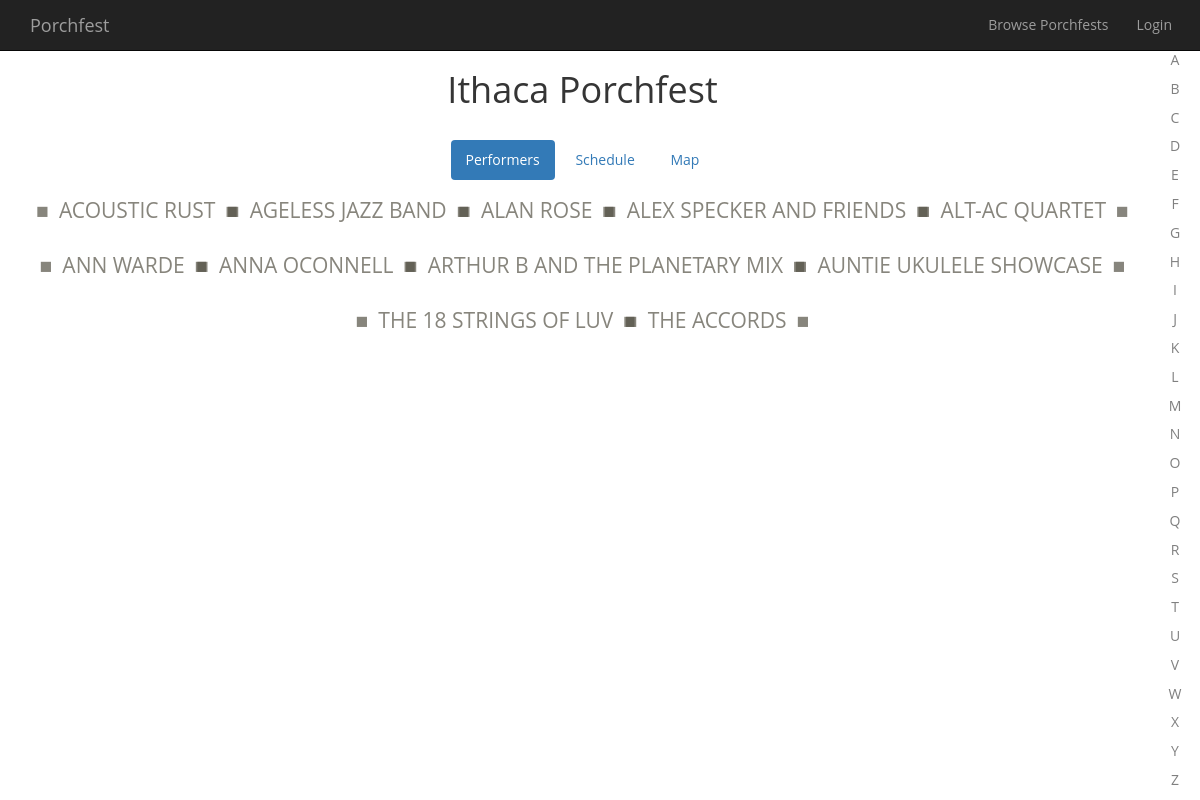
The app's page /singleporchfest.php, older data.
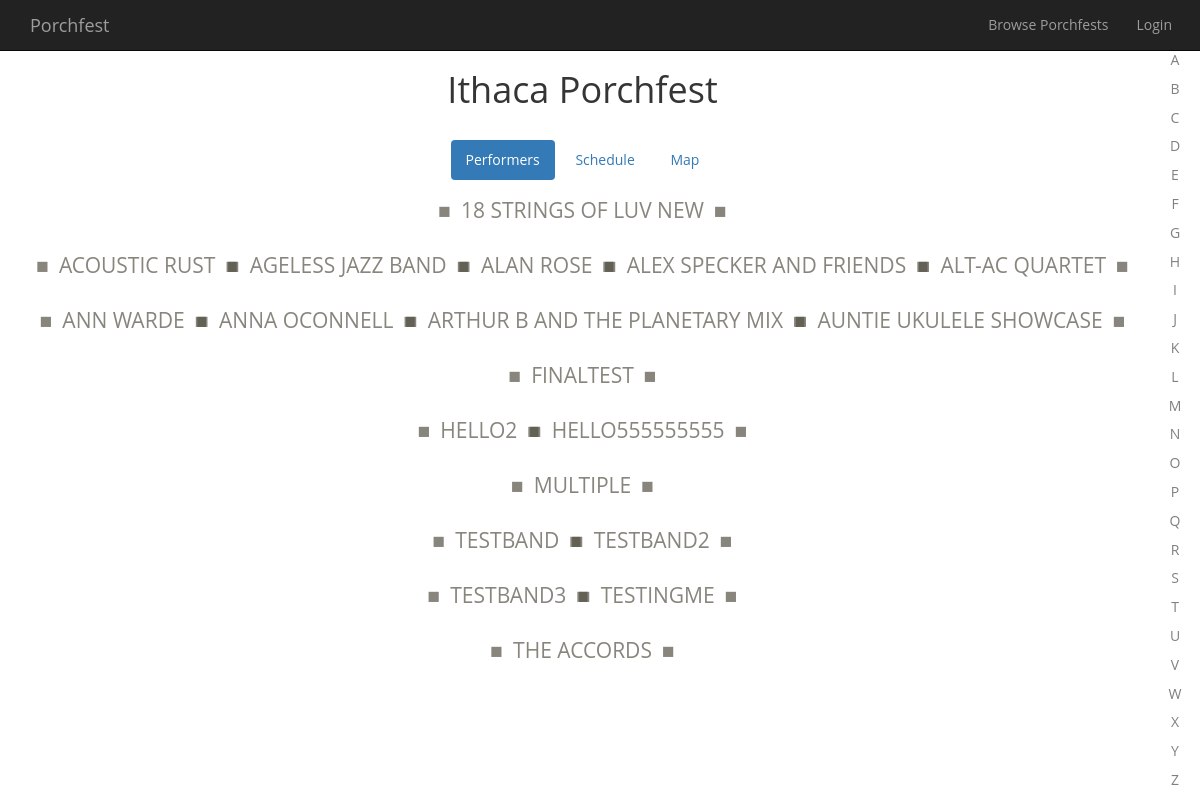
The same page, newer data.
### tables this page shows
CREATE TABLE IF NOT EXISTS `bands` (
`BandID` int(11) NOT NULL,
  `Name` varchar(255) NOT NULL,
  `Description` varchar(255) NOT NULL,
  `Members` varchar(255) NOT NULL,
  `Comment` varchar(255) NOT NULL,
  `Conflicts` varchar(255) NOT NULL
);

### html/singleporchfest.php (the view, shortened to what this page needs)
<!DOCTYPE html>
<html lang="en">
<head>
  <?php require_once "../php/modules/stdHead.php" ?>
</head>
<body>
  <?php
    $conn = $mysqli = new mysqli(DB_HOST, DB_USER, DB_PASSWORD, DB_NAME);
    $alph = range('a', 'z');
    echo '<ul id="scrollto">';
    foreach ($alph as $letter) {
      echo '<li><a href="#' . $letter . '">' . strtoupper($letter) . '</a></li>';
    }
    echo '</ul>';
  ?>
  <?php require_once "../php/modules/navigation.php"; ?>
  <div class="container" id = "singleporchfestcontainer">
    <div class="row">
      <h1 style="text-align:center;"> Ithaca Porchfest </h1>
    </div>
    <div class="row">
      <ul class="nav nav-pills">
        <li class="active"><a href="#name" data-toggle="tab"> Performers </a></li>
        <li><a href="#date" data-toggle="tab"> Schedule </a></li>
        <li><a href="#map" data-toggle="tab"> Map </a></li>
      </ul>
    </div>
    <div class="row">
      <div class="tab-content">
        <div class="tab-pane fade in active" id="name">
          <?php
            $sql = "SELECT BandID, Name, Description FROM bands ORDER BY Name;";
            $result = $conn->query($sql);
            $lastletter = '';
            while($band = $result->fetch_assoc()) {
              if ($lastletter != substr($band['Name'], 0, 1)) {
                if ($lastletter != '') {
                  echo '</div>';
                }
                echo '<div id = "' . strtolower(substr($band['Name'], 0, 1)) . '">';
                $lastletter = substr($band['Name'], 0, 1);
              }
              echo '<span class="band" data-toggle="modal" data-target="#bandModal' . $band['BandID'] . '">' . $band['Name'] . '</span>';
            }
            echo '</div>';
          ?>
        </div>
      </div>
    </div>
  </div>
</body>
</html>

### php/modules/stdHead.php (shortened to what this page needs)
<link href="https://maxcdn.bootstrapcdn.com/bootstrap/3.3.7/css/bootstrap.min.css" rel="stylesheet">
<link href="css/style.css" rel="stylesheet">

### php/modules/navigation.php (shortened to what this page needs)
<nav class="navbar navbar-inverse navbar-fixed-top" role="navigation">
    <div class="container">
        <div class="navbar-header">
            <a class="navbar-brand" href="index.php" id="navbrand"> Porchfest </a>
        </div>
        <div class="collapse navbar-collapse" id="bs-example-navbar-collapse-1">
            <ul class="nav navbar-nav navbar-right">
                <li>
                    <a href="browse.php"> Browse Porchfests </a>
                </li>
                <?php
                    if (isset($_SESSION['logged_user'])) {
                ?>
                        <li class='dropdown'>
                                <a href='#'' class='dropdown-toggle' data-toggle='dropdown'> My Account </a>
                                <ul class='dropdown-menu'>
                                    <li><a href='myporchfests.php'> My Porchfests </a></li>
                                    <li><a href='myprofile.php'> My Profile </a></li>
                                </ul>
                        </li>
                        <li><form role="form" id='logout-button' method='POST' action = "#">
                            <button type='submit' class='btn btn-link navbar-btn' name="logout" >
                            Logout
                            </button>
                        </form></li>
                <?php
                    } else {
                ?>
                        <li><button type='button' class='btn btn-link navbar-btn loginButton' data-toggle='modal' data-target='#myModal'>
                          Login
                        </button></li>
                <?php
                    }
                ?>
            </ul>
        </div>
    </div>
</nav>

### html/css/style.css (style rules this page uses)
#scrollto { list-style-type: none; position: fixed; right: 0; padding-right: 10px; top: 5; height:100%; }
#scrollto li { min-height: 20px; display: block; padding-top: 0; display: block; text-decoration: none; text-align: center; width: 30px; height: 3.6%; }
#scrollto a { color: gray; }
#singleporchfestcontainer { padding-right: 50px; }
span.band { color: #555246; opacity: .7; text-transform: uppercase; font-size: 1.5em; margin: 0 -5.5px 5px; padding: 10px 0; display: inline-block; transition: all ease .3s; }
span.band::before { content: "\25a0"; padding-right: 10px; }
span.band::after { content: "\25a0"; padding-left: 10px; }
.tab-content #name { text-align: center; }
.nav-tabs > li, .nav-pills > li { float: none; display: inline-block; *display: inline; zoom: 1; }
.nav-tabs, .nav-pills { padding-top: 20px; text-align: center; }
.tab-content { padding: 5px; }
body { font-family: 'Open Sans', sans-serif; color: #353535; padding-top: 50px; }

Row changes from the older to the newer data that the page shows:
changed bands: Name "THE 18 STRINGS OF LUV" → "18 STRINGS OF LUV NEW"; moves up the list
added bands: Name "FINALTEST"
added bands: Name "HELLO2"
added bands: Name "HELLO555555555"
added bands: Name "MULTIPLE"
added bands: Name "TESTBAND"
added bands: Name "TESTBAND2"
added bands: Name "TESTBAND3"
added bands: Name "TESTINGME"
